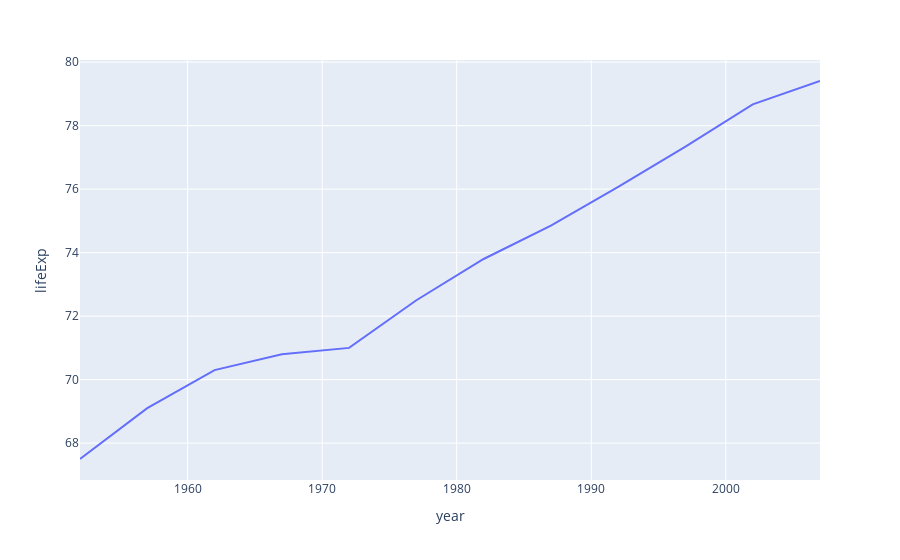

Write notebook code for a chart like this one.
### Code cell
plotLifeExpectacy('Germany')

### Figure 1 — Plotly figure (JSON) as saved in the notebook; plotly's stock layout.template omitted (floating-point values rounded to 4 significant figures)
{"data": [{"hovertemplate": "year=%{x}<br>lifeExp=%{y}<extra></extra>", "legendgroup": "", "line": {"color": "#636efa", "dash": "solid"}, "marker": {"symbol": "circle"}, "mode": "lines", "name": "", "orientation": "v", "showlegend": false, "type": "scatter", "x": [1952, 1957, 1962, 1967, 1972, 1977, 1982, 1987, 1992, 1997, 2002, 2007], "xaxis": "x", "y": [67.5, 69.1, 70.3, 70.8, 71, 72.5, 73.8, 74.85, 76.07, 77.34, 78.67, 79.41], "yaxis": "y"}], "layout": {"autosize": true, "legend": {"tracegroupgap": 0}, "margin": {"t": 60}, "xaxis": {"anchor": "y", "autorange": true, "domain": [0, 1], "range": [1952, 2007], "title": {"text": "year"}, "type": "linear"}, "yaxis": {"anchor": "x", "autorange": true, "domain": [0, 1], "range": [66.84, 80.07], "title": {"text": "lifeExp"}, "type": "linear"}}}
